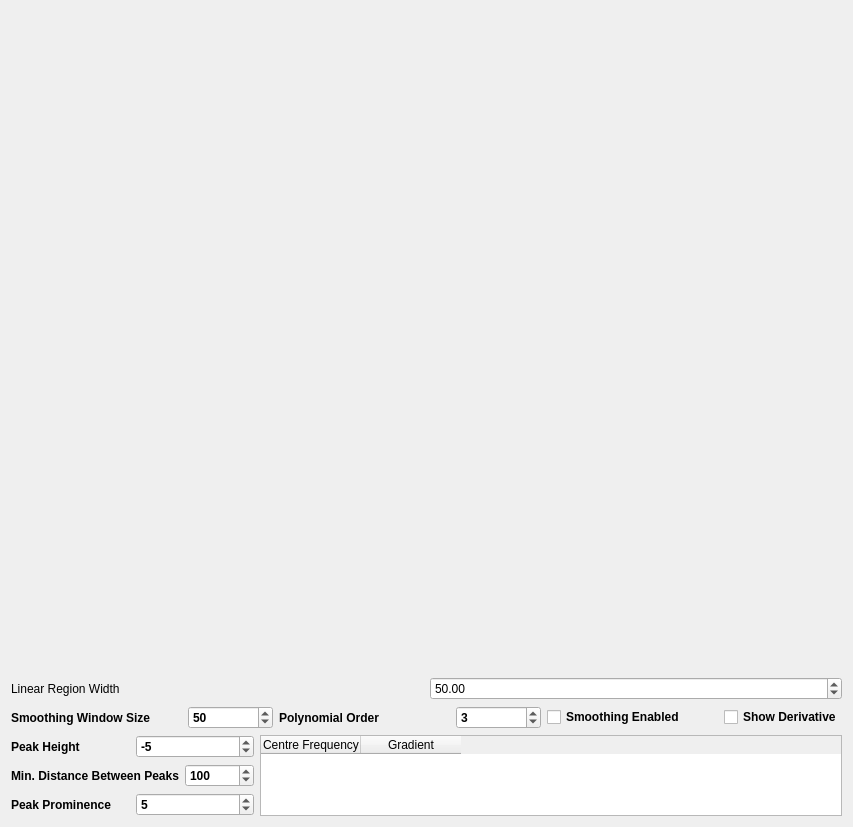
<?xml version="1.0" encoding="UTF-8"?>
<ui version="4.0">
 <class>ODMRGraphWindow</class>
 <widget class="QWidget" name="ODMRGraphWindow">
  <property name="geometry">
   <rect>
    <x>0</x>
    <y>0</y>
    <width>853</width>
    <height>827</height>
   </rect>
  </property>
  <property name="windowTitle">
   <string>ODMR Graph</string>
  </property>
  <layout class="QVBoxLayout" name="verticalLayout" stretch="100,5,5,5">
   <item>
    <layout class="QHBoxLayout" name="horizontalLayout_5" stretch="100">
     <item>
      <widget class="PlotWidget" name="graphWidget" native="true">
       <property name="font">
        <font>
         <bold>true</bold>
        </font>
       </property>
      </widget>
     </item>
    </layout>
   </item>
   <item>
    <layout class="QHBoxLayout" name="horizontalLayout_2" stretch="10,10">
     <item>
      <widget class="QLabel" name="label_4">
       <property name="text">
        <string>Linear Region Width</string>
       </property>
      </widget>
     </item>
     <item>
      <widget class="QDoubleSpinBox" name="odmrRegionFitBox">
       <property name="minimum">
        <double>2.000000000000000</double>
       </property>
       <property name="maximum">
        <double>1000.000000000000000</double>
       </property>
       <property name="value">
        <double>50.000000000000000</double>
       </property>
      </widget>
     </item>
    </layout>
   </item>
   <item>
    <layout class="QHBoxLayout" name="horizontalLayout_6" stretch="10,5,10,5,10,0">
     <item>
      <widget class="QLabel" name="label">
       <property name="font">
        <font>
         <bold>true</bold>
        </font>
       </property>
       <property name="text">
        <string>Smoothing Window Size</string>
       </property>
      </widget>
     </item>
     <item>
      <widget class="QSpinBox" name="smoothWindowBox">
       <property name="font">
        <font>
         <bold>true</bold>
        </font>
       </property>
       <property name="value">
        <number>50</number>
       </property>
      </widget>
     </item>
     <item>
      <widget class="QLabel" name="label_2">
       <property name="font">
        <font>
         <bold>true</bold>
        </font>
       </property>
       <property name="text">
        <string>Polynomial Order</string>
       </property>
      </widget>
     </item>
     <item>
      <widget class="QSpinBox" name="polyorderSpinBox">
       <property name="font">
        <font>
         <bold>true</bold>
        </font>
       </property>
       <property name="value">
        <number>3</number>
       </property>
      </widget>
     </item>
     <item>
      <widget class="QCheckBox" name="smoothingCheckBox">
       <property name="font">
        <font>
         <bold>true</bold>
        </font>
       </property>
       <property name="text">
        <string>Smoothing Enabled</string>
       </property>
      </widget>
     </item>
     <item>
      <widget class="QCheckBox" name="showDerivativeCheckbox">
       <property name="font">
        <font>
         <bold>true</bold>
        </font>
       </property>
       <property name="text">
        <string>Show Derivative</string>
       </property>
       <property name="checkable">
        <bool>true</bool>
       </property>
       <property name="checked">
        <bool>false</bool>
       </property>
       <property name="tristate">
        <bool>false</bool>
       </property>
      </widget>
     </item>
    </layout>
   </item>
   <item>
    <layout class="QHBoxLayout" name="horizontalLayout_4" stretch="5,12">
     <item>
      <layout class="QVBoxLayout" name="verticalLayout_2" stretch="0,0,0">
       <property name="spacing">
        <number>6</number>
       </property>
       <item>
        <layout class="QHBoxLayout" name="horizontalLayout_8">
         <item>
          <widget class="QLabel" name="label_5">
           <property name="font">
            <font>
             <bold>true</bold>
            </font>
           </property>
           <property name="text">
            <string>Peak Height</string>
           </property>
          </widget>
         </item>
         <item>
          <widget class="QSpinBox" name="spinBox">
           <property name="font">
            <font>
             <bold>true</bold>
            </font>
           </property>
           <property name="minimum">
            <number>-1000</number>
           </property>
           <property name="maximum">
            <number>1000</number>
           </property>
           <property name="value">
            <number>-5</number>
           </property>
          </widget>
         </item>
        </layout>
       </item>
       <item>
        <layout class="QHBoxLayout" name="horizontalLayout_9">
         <item>
          <widget class="QLabel" name="label_6">
           <property name="font">
            <font>
             <bold>true</bold>
            </font>
           </property>
           <property name="text">
            <string>Min. Distance Between Peaks</string>
           </property>
          </widget>
         </item>
         <item>
          <widget class="QSpinBox" name="spinBox_2">
           <property name="font">
            <font>
             <bold>true</bold>
            </font>
           </property>
           <property name="maximum">
            <number>1000</number>
           </property>
           <property name="value">
            <number>100</number>
           </property>
          </widget>
         </item>
        </layout>
       </item>
       <item>
        <layout class="QHBoxLayout" name="horizontalLayout_10" stretch="0,0">
         <item>
          <widget class="QLabel" name="label_7">
           <property name="font">
            <font>
             <bold>true</bold>
            </font>
           </property>
           <property name="text">
            <string>Peak Prominence</string>
           </property>
          </widget>
         </item>
         <item>
          <widget class="QSpinBox" name="spinBox_3">
           <property name="font">
            <font>
             <bold>true</bold>
            </font>
           </property>
           <property name="maximum">
            <number>1000</number>
           </property>
           <property name="value">
            <number>5</number>
           </property>
          </widget>
         </item>
        </layout>
       </item>
      </layout>
     </item>
     <item>
      <widget class="QTableWidget" name="linearRegionTable">
       <column>
        <property name="text">
         <string>Centre Frequency</string>
        </property>
       </column>
       <column>
        <property name="text">
         <string>Gradient</string>
        </property>
       </column>
      </widget>
     </item>
    </layout>
   </item>
  </layout>
 </widget>
 <customwidgets>
  <customwidget>
   <class>PlotWidget</class>
   <extends>QWidget</extends>
   <header>pyqtgraph</header>
   <container>1</container>
  </customwidget>
 </customwidgets>
 <resources/>
 <connections/>
</ui>
